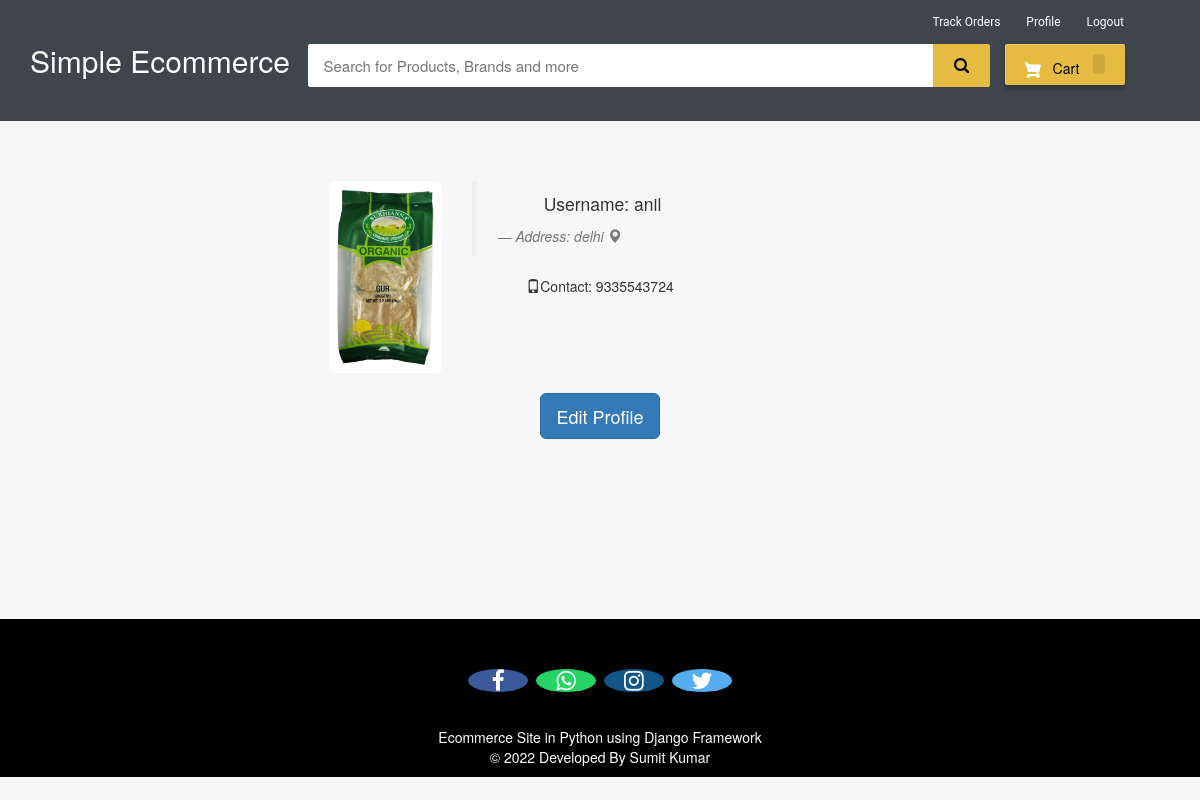
Screenshot of /my-profile (signed in) with the database file from the repository.
### ecom/models.py (models this page shows, shortened)
class Customer(models.Model):
    user=models.OneToOneField(User,on_delete=models.CASCADE)
    profile_pic= models.ImageField(upload_to='profile_pic/CustomerProfilePic/',null=True,blank=True)
    address = models.CharField(max_length=40)
    mobile = models.CharField(max_length=20,null=False)

### ecom/views.py (the view)
# urls.py: path('my-profile', views.my_profile_view,name='my-profile'),
@login_required(login_url='customerlogin')
@user_passes_test(is_customer)
def my_profile_view(request):
    customer=models.Customer.objects.get(user_id=request.user.id)
    return render(request,'ecom/my_profile.html',{'customer':customer})

### ecom/views.py (called while the page is built)
def is_customer(user):
    return user.groups.filter(name='CUSTOMER').exists()

### templates/ecom/my_profile.html (shortened to what this page needs)
{% extends 'ecom/customer_base.html' %}
{% load static %}
{% block content %}
<br><br><br>
<div style="padding-left:300px;" class="container">
        <div class="col-sm-2 col-md-2">
            <img src="{% static customer.profile_pic.url %}"   alt="profile pic" class="img-rounded img-responsive" />
        </div>
        <div class="col-sm-4 col-md-4">
            <blockquote>
                <p>Username: {{request.user}}</p> <small><cite title="Source Title">Address: {{customer.address}}  <i class="glyphicon glyphicon-map-marker"></i></cite></small>
            </blockquote>
            <p><i class="glyphicon glyphicon-phone"></i>Contact: {{customer.mobile}}
            </p>
        </div>
</div>
<br>
<div style="text-align: center;">
  <a href="/edit-profile"><button class="btn btn-primary btn-lg" ><span>Edit Profile </span></button></a>
</div>
<br><br><br><br><br><br>
{% endblock content %}

### templates/ecom/customer_base.html (style rules this page uses)
body { background-color: #f7f7f7; }
p { text-align: center; }

### templates/ecom/my_profile.html (style rules this page uses)
body { background-color:#f7f7f7; }

### rows the page displays
Customer: profile_pic (picture), address "delhi", mobile "9335543724"

### other values shown
{{ request.user }} "anil"
